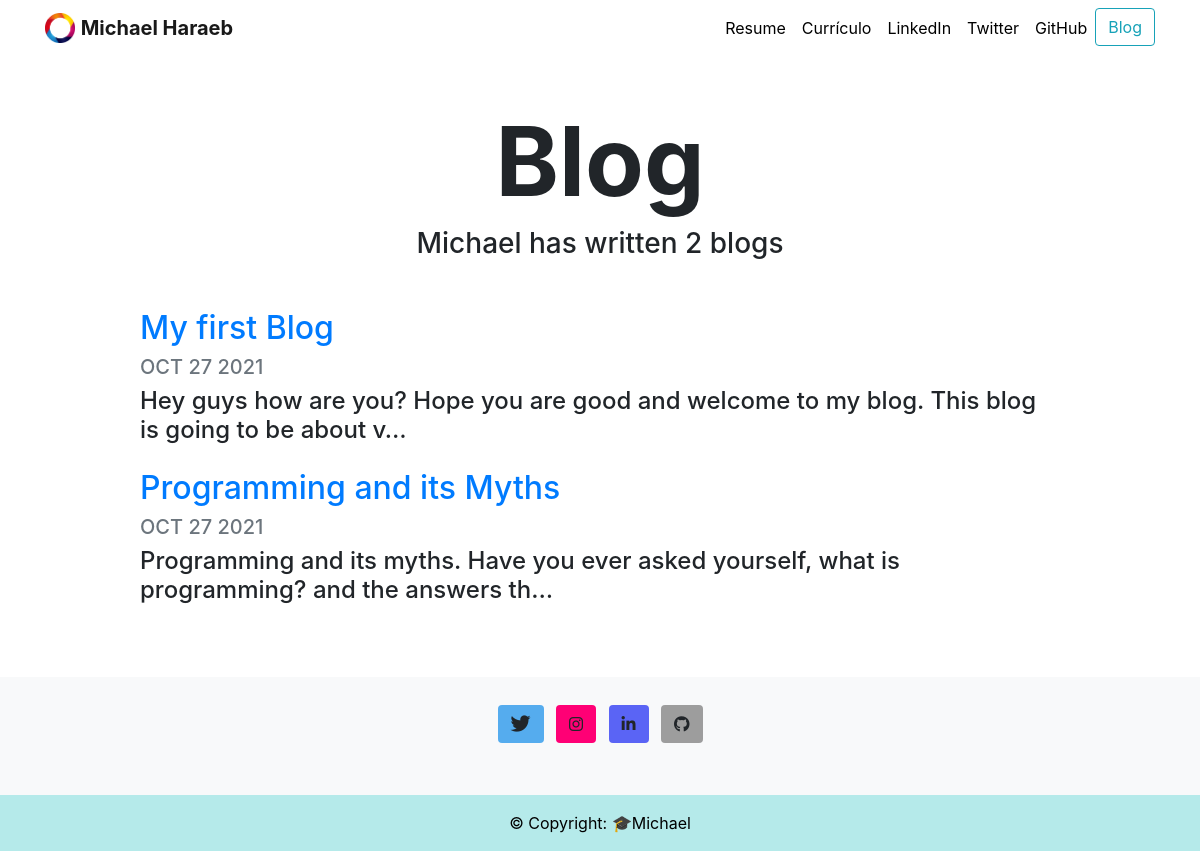
Screenshot of /blog/ with the database file from the repository.
### blog/models.py (models this page shows, shortened)
class Blog(models.Model):
    title= models.CharField(max_length=100)
    description = models.TextField()
    added_on = models.DateField()

### blog/views.py (the view)
# urls.py: path('', views.all_blogs, name='all_blogs'),
def all_blogs(request):
    blog_data = Blog.objects.order_by('-added_on')
    return render(request, 'blog/all_blogs.html', {"blog_data": blog_data})

### blog/templates/blog/all_blogs.html
{% extends "portfolio/base.html" %}
{% load static %}
{% block content %}
<h1 id="blogtitle" class="font-weight-bold text-center">Blog</h1>
<h3 class="text-center mb-5">Michael has written {{ blog_data.count }} blog{{ blog_data.count|pluralize }}</h3>
{% for blog in blog_data %}
<div class="row justify-content-center my-3">
  <div class="col-md-10">
    <a href="{% url 'blog:blog_detail' blog.id %}">
      <h2>{{ blog.title }}</h2>
    </a>
    <h5 class="text-muted">{{ blog.added_on|date:'M d Y'|upper }}</h5>
    <h4>{{ blog.description|striptags|truncatechars:100 }}</h4>
  </div>
</div>
{% endfor %}
{% endblock %}

### portfolio/templates/portfolio/base.html (shortened to what this page needs)
<!DOCTYPE html>
<html>
	<head>
    {% load static %}
		<link rel="stylesheet" href="{% static 'portfolio/styles.css' %}">
		<link href="https://cdn.jsdelivr.net/npm/bootstrap@5.1.0/dist/css/bootstrap.min.css" rel="stylesheet">
		<link rel="stylesheet" href="https://cdn.jsdelivr.net/npm/bootstrap@4.6.0/dist/css/bootstrap.min.css">
	</head>
	<body>
		<nav id="topNav" class="navbar navbar-expand-md navbar-light">
      <div class="container">
        <a class="navbar-brand" href="{% url 'home' %}">
          <img src="{% static 'portfolio/logo_2.png' %}" width="30" height="30" class="d-inline-block align-top" alt="Michael Haraeb's logo">
          <b><span>Michael Haraeb</span></b>
        </a>
        <div class="collapse navbar-collapse text-center" id="navbarNav">
          <ul class="navbar-nav ml-auto">
            <li class="nav-item">
              <a class="nav-link" href="{% static 'portfolio/Python_ENG_2021.pdf' %}" target="blank">Resume</a>
            </li>
            <li class="nav-item">
              <a class="nav-link" href="{% static 'portfolio/Python_port_2021.pdf' %}" target="blank" >Currículo</a>
            </li>
            <li class="nav-item">
              <a class="nav-link" href="https://www.linkedin.com/in/michael-haraeb-3a500184/" target="_blank">LinkedIn</a>
            </li>
            <li class="nav-item">
              <a class="nav-link" href="https://twitter.com/petos29/" target="_blank">Twitter</a>
            </li>
            <li class="nav-item">
              <a class="nav-link" href="https://github.com/PetosPy" target="_blank">GitHub</a>
            </li>
            <li>
              <a href="{% url 'blog:all_blogs' %}" class="btn btn-outline-info">Blog</a>
            </li>
          </ul>
        </div>
      </div>
    </nav>
    <br>
    <br>
    <div class="container">
      {% block content %}{% endblock %}
    </div>
    <br>
    <br>
    <footer class="bg-light text-center text-white">
      <div class="container p-4 pb-0">
        <section class="mb-4">
          <a
            class="btn btn-floating m-1"
            style="background-color: #55acee;"
            href="https://twitter.com/petos29/"
            role="button" target="blank"
            ><i class="fab fa-twitter fa-lg"></i
          ></a>
          <a
            class="btn btn-floating m-1"
            style="background-color: #FF0075;"
            href="https://www.instagram.com/petos_na/"
            role="button" target="blank"
            ><i class="fab fa-instagram"></i
          ></a>
          <a
            class="btn btn-floating m-1"
            style="background-color: #5a64f5;"
            href="https://www.linkedin.com/in/michael-haraeb-3a500184/"
            role="button" target="blank"
            ><i class="fab fa-linkedin-in"></i
          ></a>
          <a
            class="btn btn-floating m-1"
            style="background-color: #9D9D9D;"
            href="https://github.com/PetosPy"
            role="button" target="blank"
            ><i class="fab fa-github"></i
          ></a>
        </section>
      </div>
      <div class="text-center p-3 text-black" style="background-color: #B5EAEA;">
        © {{ year }} Copyright:
        <a class="text-black" href="{% url 'home' %}">🎓Michael</a>
      </div>
    </footer>
  </body>
</html>

### portfolio/static/portfolio/styles.css (style rules this page uses)
.navbar-nav .nav-link { color: rgba(0,0,0,2) !important; }
body { margin: 0; font-family: 'Arial', Helvetica, sans-serif; }
#blogtitle { font-size: 6rem; }

### rows the page displays
Blog: title "My first Blog", added_on "OCT 27 2021", description "Hey guys how are you? Hope you are good and welcome to my blog. This blog is going to be about v…"
Blog: title "Programming and its Myths", added_on "OCT 27 2021", description "Programming and its myths. Have you ever asked yourself, what is programming? and the answers th…"

### other values shown
{{ blog_data.count }} "2"
